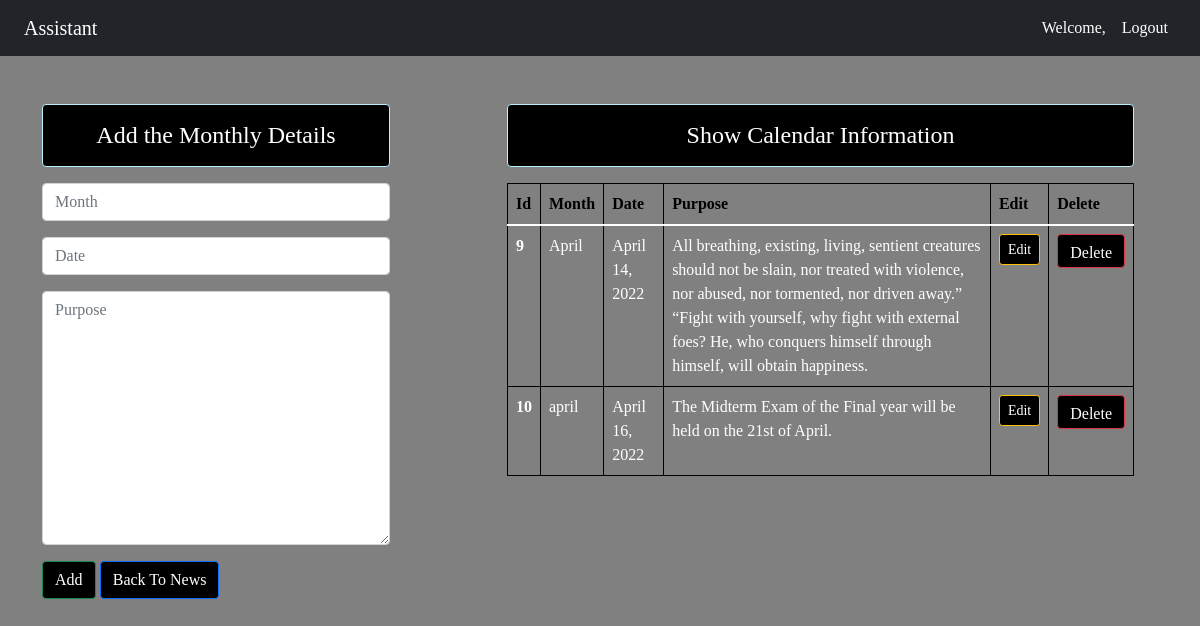
The page /calender/ on the database its author committed.
### Assistant/models.py (models this page shows)
class calendardetails(models.Model):
    month = models.CharField(max_length=20)
    date = models.DateField()
    purpose = models.TextField()

### Assistant/views.py (the view)
# urls.py: path('calender/', views.calendar_data, name='calendar'),
def calendar_data(request):
    if request.method == 'POST':
        nm = CalendarForm(request.POST)
        if nm.is_valid():
            mo = nm.cleaned_data['month']
            da = nm.cleaned_data['date']
            pu = nm.cleaned_data['purpose']
            reg = calendardetails(month = mo, date = da, purpose = pu)
            reg.save()
            nm = CalendarForm()
    else:
        nm = CalendarForm()
    note = calendardetails.objects.all()
    return render(request, 'Assistant/calender.html', {'form' : nm, 'ntu' : note})

### Assistant/forms.py
class CalendarForm(forms.ModelForm):
    class Meta:
        model = calendardetails
        fields = ['month','date','purpose']
        labels = {"month" : "",
                  "date" : "",
                  "purpose" : "",}
        widgets = {
            'month' : forms.TextInput(attrs={'placeholder': 'Month', 'class': 'form-control', 'style': 'font-family : times new roman;'}),
            'date' : forms.DateInput(attrs={'placeholder': 'Date', 'class': 'form-control', 'style': 'font-family : times new roman;'}),
            'purpose' : forms.Textarea(attrs={'placeholder': 'Purpose', 'class': 'form-control', 'style': 'font-family : times new roman;'})
        }

### Assistant/templates/Assistant/calender.html (shortened to what this page needs)
{% extends 'Assistant/base.html' %}
{% load static %}
{% block content %}
<div class="col-sm-10">
</div>
<div class="row">
    <div class="col-sm-4">
        <h4 class="text-center alert alert-info"  style = "font-family:times new Roman; background-color: black; color: white;">Add the Monthly Details</h4>
        <form action="" method = 'POST'>
            {{form.as_p}}
            <input type="submit" class="btn btn-success" value="Add" style = "font-family:times new Roman; background-color: black; color: white;">
            <a href="{% url 'news' %}" class="btn btn-primary" style = "font-family:times new Roman; background-color: black; color: white;">Back To News</a>
        </form>
    </div>
    <div class="class col-sm-7 offset-1">
        <h4 class="text-center alert alert-info" style = "font-family:times new Roman; background-color: black; color: white;">Show Calendar Information</h4>
        {% if ntu %}
            <table class="table table-hover" style = "font-family:times new Roman; background-color: grey; color: white; border: 1px solid black;">
                <thead>
                    <tr style = "font-family: times new roman; font-family:times new Roman; background-color: grey; color: white;">
                        <th scope="col"  style = "font-family:times new Roman; background-color: grey; color: black; font-size: 16px;">Id</th>
                        <th scope="col"  style = "font-family:times new Roman; background-color: grey; color: black; font-size: 16px;">Month</th>
                        <th scope="col"  style = "font-family:times new Roman; background-color: grey; color: black; font-size: 16px;">Date</th>
                        <th scope="col"  style = "font-family:times new Roman; background-color: grey; color: black; font-size: 16px;">Purpose</th>
                        <th scope="col" style = "font-family:times new Roman; background-color: grey; color: black; font-size: 16px;">Edit</th>
                        <th scope="col" style = "font-family:times new Roman; background-color: grey; color: black; font-size: 16px;">Delete</th>
                    </tr>
                </thead>
                <tbody>
                    {% for et in ntu %}
                        <tr>
                            <th scope="row">{{et.id}}</th>
                            <td>{{et.month}}</td>
                            <td>{{et.date}}</td>
                            <td>{{et.purpose}}</td>
                            <td>
                                <a href="{% url 'calenderupdatedata' et.id %}" class="btn btn-warning btn-sm" style = "font-family:times new Roman; background-color: black; color: white;">Edit</a>
                            </td>
                            <td>
                                <form action="{% url 'calenderdeletedata' et.id %}" method="post" class="d-inline" >
                                    <input type="submit" class="btn btn-danger" value="Delete" style = "font-family:times new Roman; background-color: black; color: white; height: 34px;">
                                </form>
                            </td>
                        </tr>
                    {% endfor %}
                </tbody>
            </table>
        {% else %}
            <h4 text-center alert alert-warning>No Records</h4>
        {% endif %}
    </div>
</div>
{% endblock content %}

### Assistant/static/Assistant/css/style.css (style rules this page uses)
body { background-color:grey; }
table, th, td { border:1px solid black; }

### rows shown on the page
calendardetails: id "9", month "April", date "April 14, 2022", purpose "All breathing, existing, living, sentient creatures should not be slain, nor treated with violence, nor abused, nor tormented, nor driven away.” “Fight with yourself, why fight with external foes? He, who conquers himself through himself, will obtain happiness."
calendardetails: id "10", month "april", date "April 16, 2022", purpose "The Midterm Exam of the Final year will be held on the 21st of April."
